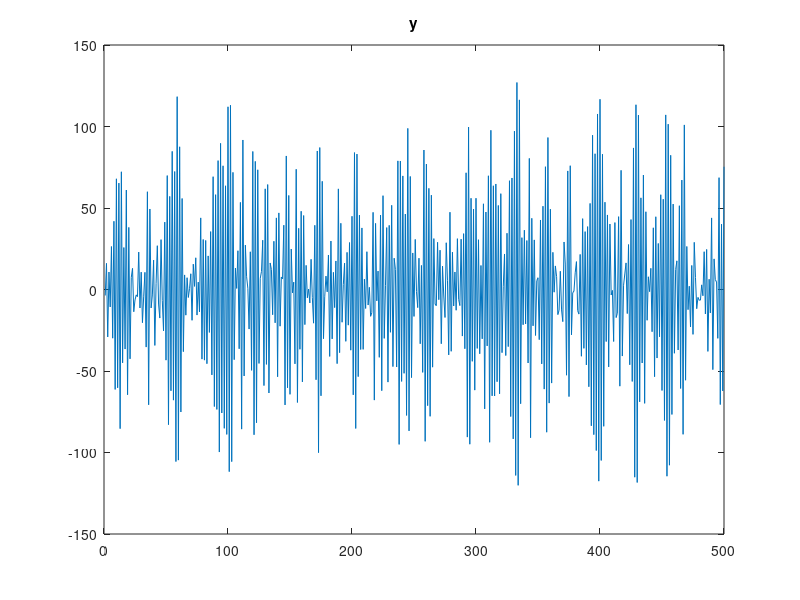
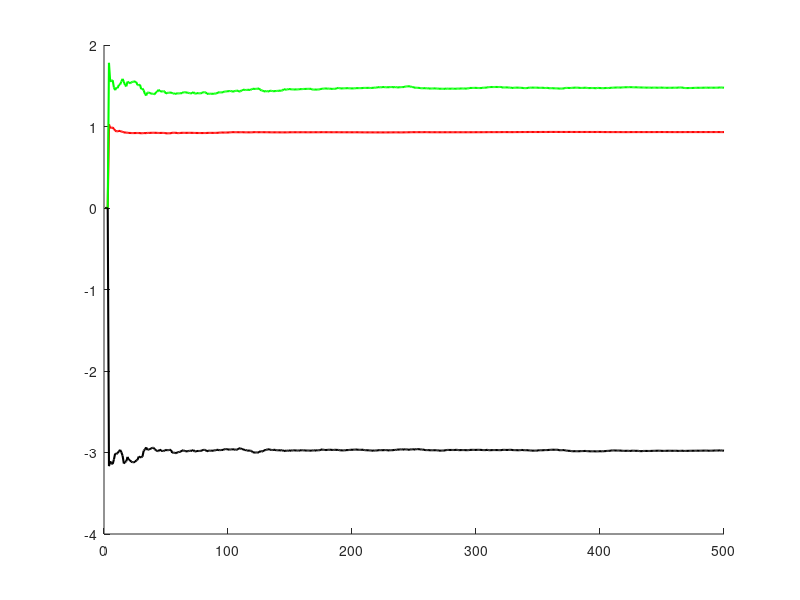

Write MATLAB code to recreate these figures, in order. (Note: this script raises an error after producing the figures.)
clear all
close all
clc

a1= 0.93;
b1= 1.5;
b2=-3;

theta0= [a1 b1 b2]';

rng('default')

Nmax=500;
u = 10*2*rand(Nmax,1)-10;


for t= 1:Nmax
    e(t)= 3*randn;
    if t==1
        phi(:,t) =[0 0 0]';
    elseif t==2
        phi(:,t)= [-y(t-1) u(t-1) 0]';
    else 
        phi(:,t)=[-y(t-1) u(t-1) u(t-2)]';
    end
    y(t,1) = phi(:,t)'*theta0+e(t);
    
end

figure,plot(y), title('y')

Phi= [];
Rtol = 1e-10;

for t=1:Nmax
    if t==1
        phi(:,t) =[0 0 0]';
    elseif t==2
        phi(:,t)= [-y(t-1) u(t-1) 0]';
    else 
        phi(:,t)=[-y(t-1) u(t-1) u(t-2)]';
    end
    Phi=[Phi;phi(:,t)'];
    Y= y(1:t);
    Rt= Phi'*Phi/t;
    if abs(det(Rt))>Rtol
        theta(:,t)= Phi\Y;
    else 
        theta(:,t)=zeros(size(theta0));
    end
end

theta_n = theta(:,Nmax)
theta_n , theta0


figure, hold on
plot(theta(1,:),'r','linewidth',1.5)
plot(theta(2,:),'g','linewidth',1.5)
plot(theta(3,:),'k','linewidth',1.5)
for idx=1:length(theta0)
    refline(0,theta0(idx))
end

grid  on, title('est params for arx(1,2,1)')
legend('a1','b1','b2')

% andersons whiteness test 
for t= 1:Nmax
    if t==1
        phi(:,t) =[0 0 0]';
    elseif t==2
        phi(:,t)= [-y(t-1) u(t-1) 0]';
    else 
        phi(:,t)=[-y(t-1) u(t-1) u(t-2)]';
    end
    yh(t,1) = phi(:,t)'*theta_n; % with the one we estimated 
    
    
end
e_pred= y-yh;
e_pred_mean= mean(e_pred);

figure,plot(1:Nmax,y,'b',1:Nmax,yh,'r--') , grid on, xlim([0 100])
legend('output','pred y')

[r,lags]= xcorr(e_pred,'coeff');
figure, plot(lags,r,'ro-'),xlim([0,50])
refline(0,2/sqrt(Nmax)),refline(0,-2/sqrt(Nmax))
